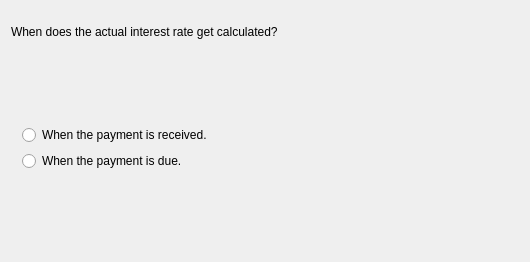
<?xml version="1.0" encoding="UTF-8"?>
<ui version="4.0">
 <class>InterestCalculationWizardPageDecl</class>
 <widget class="QWizardPage" name="InterestCalculationWizardPageDecl">
  <attribute name="title">
    <string>Interest calculation</string>
  </attribute>
  <layout class="QVBoxLayout">
    <property name="margin">
      <number>11</number>
    </property>
    <property name="spacing">
      <number>6</number>
    </property>
    <item>
      <widget class="QLabel" name="TextLabel12_2">
        <property name="text">
          <string>
When does the actual interest rate get calculated?</string>
        </property>
        <property name="alignment">
          <set>Qt::AlignTop</set>
        </property>
        <property name="wordWrap">
          <bool>true</bool>
        </property>
      </widget>
    </item>
    <item>
      <spacer name="Spacer61">
        <property name="sizeHint">
          <size>
            <width>0</width>
            <height>69</height>
          </size>
        </property>
        <property name="sizeType">
          <enum>QSizePolicy::Expanding</enum>
        </property>
        <property name="orientation">
          <enum>Qt::Vertical</enum>
        </property>
      </spacer>
    </item>
    <item>
      <layout class="QHBoxLayout">
        <property name="margin">
          <number>0</number>
        </property>
        <property name="spacing">
          <number>6</number>
        </property>
        <item>
          <widget class="QFrame" name="frame_6">
            <property name="frameShape">
              <enum>QFrame::NoFrame</enum>
            </property>
            <layout class="QVBoxLayout">
              <property name="margin">
                <number>11</number>
              </property>
              <property name="spacing">
                <number>6</number>
              </property>
              <item>
                <widget class="QRadioButton" name="m_interestOnReceptionButton">
                  <property name="text">
                    <string>When the payment is received.</string>
                  </property>
                  <attribute name="buttonGroup">
                    <string>ButtonGroup5</string>
                  </attribute>
                </widget>
              </item>
              <item>
                <widget class="QRadioButton" name="m_interestOnPaymentButton">
                  <property name="text">
                    <string>When the payment is due.</string>
                  </property>
                  <attribute name="buttonGroup">
                    <string>ButtonGroup5</string>
                  </attribute>
                </widget>
              </item>
            </layout>
          </widget>
        </item>
        <item>
          <spacer name="Spacer14_2_2_2_2">
            <property name="sizeHint">
              <size>
                <width>296</width>
                <height>0</height>
              </size>
            </property>
            <property name="sizeType">
              <enum>QSizePolicy::Expanding</enum>
            </property>
            <property name="orientation">
              <enum>Qt::Horizontal</enum>
            </property>
          </spacer>
        </item>
      </layout>
    </item>
    <item>
      <spacer name="Spacer62">
        <property name="sizeHint">
          <size>
            <width>0</width>
            <height>69</height>
          </size>
        </property>
        <property name="sizeType">
          <enum>QSizePolicy::Expanding</enum>
        </property>
        <property name="orientation">
          <enum>Qt::Vertical</enum>
        </property>
      </spacer>
    </item>
  </layout>
 </widget>
 <resources/>
 <connections/>
 <customwidgets>
 </customwidgets>
 <tabstops>
 </tabstops>
 <buttongroups>
  <buttongroup name="ButtonGroup5"/>
 </buttongroups>
</ui>
